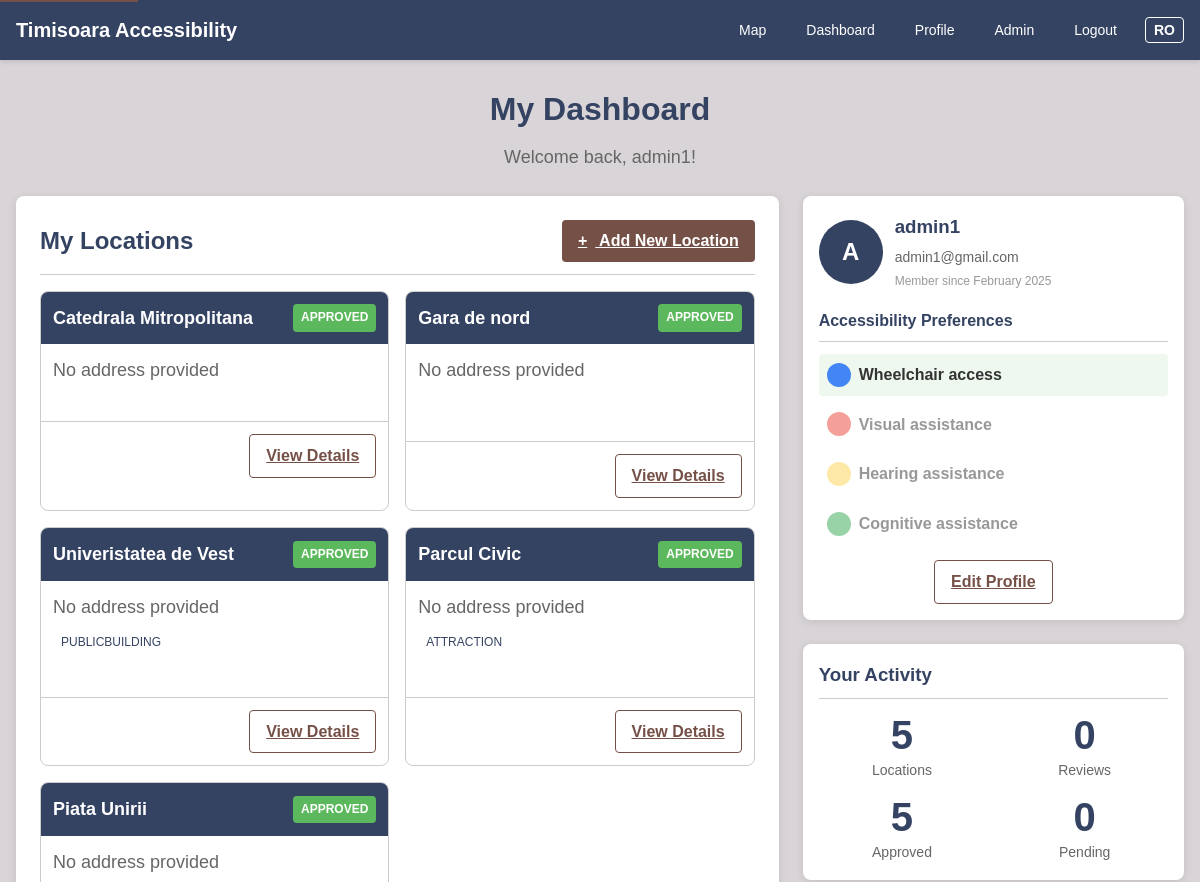
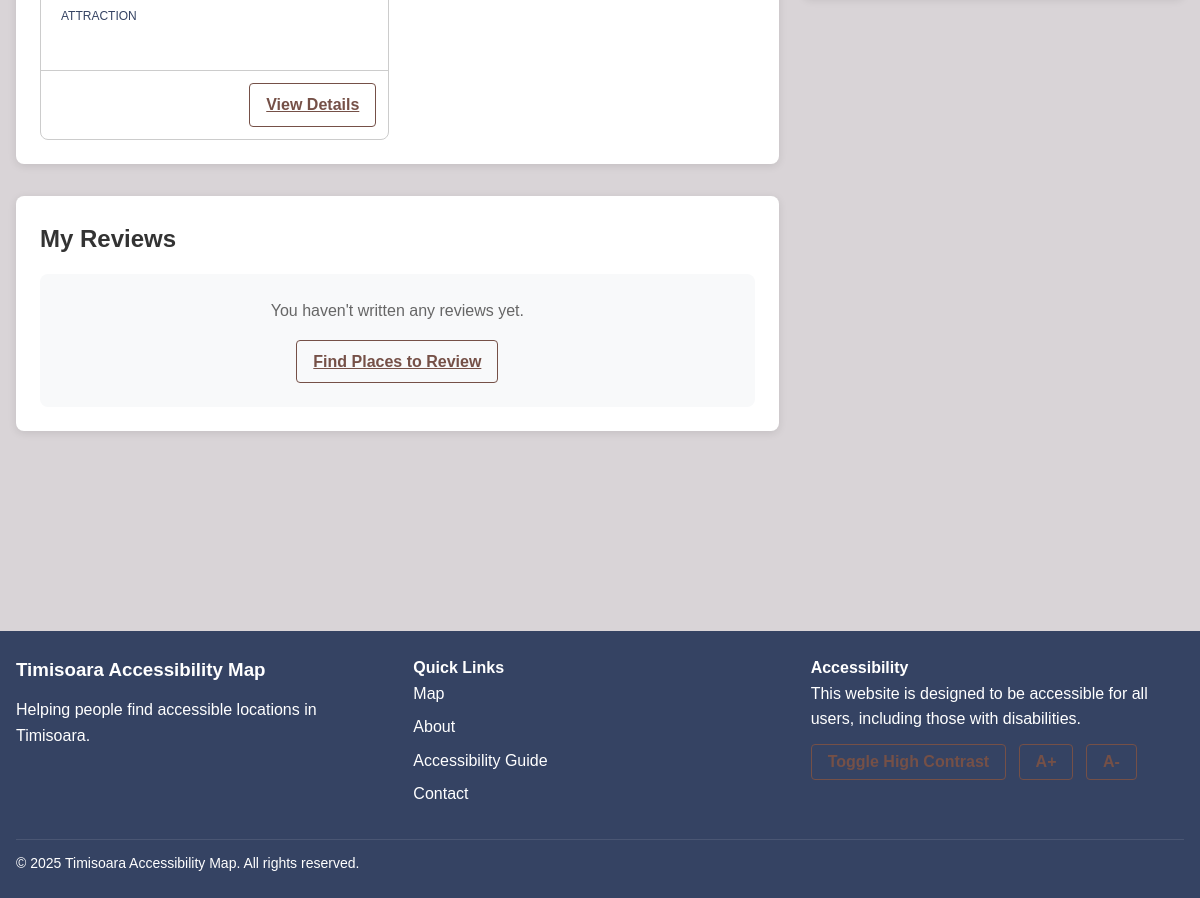
The page /dashboard (signed in) on the database its author committed (2 pictures, top to bottom).
### app/models.py (models this page shows, shortened)
class User(UserMixin, db.Model):
    id = db.Column(db.Integer, primary_key=True)
    username = db.Column(db.String(64), unique=True, nullable=False, index=True)
    email = db.Column(db.String(120), unique=True, nullable=False, index=True)
    password_hash = db.Column(db.String(128), nullable=False)
    is_admin = db.Column(db.Boolean, default=False)
    joined_at = db.Column(db.DateTime, default=datetime.utcnow)
    is_active = db.Column(db.Boolean, default=True)
    needs_wheelchair = db.Column(db.Boolean, default=False)
    needs_visual_assistance = db.Column(db.Boolean, default=False)
    needs_hearing_assistance = db.Column(db.Boolean, default=False)
    needs_cognitive_assistance = db.Column(db.Boolean, default=False)
    preferred_language = db.Column(db.String(2), default='ro')  # 'ro' or 'en'
    locations = db.relationship('Location', backref='author', lazy='dynamic')
    reviews = db.relationship('Review', backref='author', lazy='dynamic')

class Location(db.Model):
    id = db.Column(db.Integer, primary_key=True)
    name = db.Column(db.String(100), nullable=False)
    description = db.Column(db.Text)
    lat = db.Column(db.Float, nullable=False)
    lng = db.Column(db.Float, nullable=False)
    address = db.Column(db.String(200))
    has_ramp = db.Column(db.Boolean, default=False)
    has_accessible_wc = db.Column(db.Boolean, default=False)
    has_accessible_parking = db.Column(db.Boolean, default=False)
    has_accessible_entrance = db.Column(db.Boolean, default=False)
    has_braille = db.Column(db.Boolean, default=False)
    has_audio_guidance = db.Column(db.Boolean, default=False)
    has_staff_assistance = db.Column(db.Boolean, default=False)
    is_approved = db.Column(db.Boolean, default=False)
    created_at = db.Column(db.DateTime, default=datetime.utcnow)
    updated_at = db.Column(db.DateTime, default=datetime.utcnow, onupdate=datetime.utcnow)
    user_id = db.Column(db.Integer, db.ForeignKey('user.id'), nullable=False)
    location_type = db.Column(db.String(50))  # restaurant, museum, public building, etc.
    photos = db.relationship('Photo', backref='location', lazy='dynamic', cascade='all, delete-orphan')
    reviews = db.relationship('Review', backref='location', lazy='dynamic', cascade='all, delete-orphan')

### app/routes/main.py (the view)
@main.route('/dashboard')
@login_required
def dashboard():
    user_locations = Location.query.filter_by(user_id=current_user.id).order_by(Location.created_at.desc()).all()
    user_reviews = Review.query.filter_by(user_id=current_user.id).order_by(Review.created_at.desc()).all()
    current_year = datetime.now().year
    return render_template('user/dashboard.html', title=_('My Dashboard'),
                           locations=user_locations, reviews=user_reviews, current_year=current_year)

### app/models.py (called while the page is built)
@login_manager.user_loader
def load_user(id):
    return User.query.get(int(id))

### app/templates/user/dashboard.html (shortened to what this page needs)
{% extends 'base.html' %}
{% block content %}
<div class="content-container">
    <div class="dashboard-header">
        <h1>{{ _('My Dashboard') }}</h1>
        <p class="welcome-message">{{ _('Welcome back, ') }}{{ current_user.username }}!</p>
    </div>
    <div class="dashboard-content">
        <div class="dashboard-main">
            <div class="dashboard-section">
                <div class="section-header">
                    <h2>{{ _('My Locations') }}</h2>
                    <a href="{{ url_for('main.submit_location') }}" class="btn primary">
                        <span class="add-icon"></span>
                        {{ _('Add New Location') }}
                    </a>
                </div>
                {% if locations %}
                    <div class="locations-grid">
                        {% for location in locations %}
                            <div class="location-card">
                                <div class="location-card-header">
                                    <h3>{{ location.name }}</h3>
                                    {% if not location.is_approved %}
                                        <span class="status-badge pending">{{ _('Pending') }}</span>
                                    {% else %}
                                        <span class="status-badge approved">{{ _('Approved') }}</span>
                                    {% endif %}
                                </div>
                                <div class="location-card-content">
                                    <p class="location-address">{{ location.address or _('No address provided') }}</p>
                                    <p class="location-type">{{ location.location_type|capitalize }}</p>
                                    <div class="location-features">
                                        {% if location.has_ramp %}
                                            <span class="feature-icon wheelchair" title="{{ _('Wheelchair accessible') }}"></span>
                                        {% endif %}
                                        {% if location.has_accessible_wc %}
                                            <span class="feature-icon wc" title="{{ _('Accessible toilet') }}"></span>
                                        {% endif %}
                                        {% if location.has_braille %}
                                            <span class="feature-icon braille" title="{{ _('Braille available') }}"></span>
                                        {% endif %}
                                    </div>
                                </div>
                                <div class="location-card-footer">
                                    <a href="{{ url_for('main.location_details', location_id=location.id) }}" class="btn secondary">{{ _('View Details') }}</a>
                                </div>
                            </div>
                        {% endfor %}
                    </div>
                {% else %}
                    <div class="empty-state">
                        <p>{{ _('You haven\'t added any locations yet.') }}</p>
                        <a href="{{ url_for('main.submit_location') }}" class="btn primary">{{ _('Add Your First Location') }}</a>
                    </div>
                {% endif %}
            </div>
            <div class="dashboard-section">
                <h2>{{ _('My Reviews') }}</h2>
                {% if reviews %}
                    <div class="reviews-list">
                        {% for review in reviews %}
                            <div class="review-card">
                                <div class="review-card-header">
                                    <h3>{{ review.location.name }}</h3>
                                    <div class="review-rating">
                                        {% for i in range(5) %}
                                            {% if i < review.rating %}
                                                <span class="star filled">★</span>
                                            {% else %}
                                                <span class="star">☆</span>
                                            {% endif %}
                                        {% endfor %}
                                    </div>
                                </div>
                                <div class="review-card-content">
                                    <p class="review-date">{{ review.created_at.strftime('%d %b %Y') }}</p>
                                    <p class="review-text">{{ review.content }}</p>
                                </div>
                                <div class="review-card-footer">
                                    <a href="{{ url_for('main.location_details', location_id=review.location_id) }}" class="btn text">{{ _('View Location') }}</a>
                                </div>
                            </div>
                        {% endfor %}
                    </div>
                {% else %}
                    <div class="empty-state">
                        <p>{{ _('You haven\'t written any reviews yet.') }}</p>
                        <a href="{{ url_for('main.index') }}" class="btn secondary">{{ _('Find Places to Review') }}</a>
                    </div>
                {% endif %}
            </div>
        </div>
        <div class="dashboard-sidebar">
            <div class="user-profile-card">
                <div class="user-info">
                    <div class="user-avatar">
                        {{ current_user.username[0].upper() }}
                    </div>
                    <div class="user-details">
                        <h3>{{ current_user.username }}</h3>
                        <p class="user-email">{{ current_user.email }}</p>
                        <p class="join-date">{{ _('Member since') }} {{ current_user.joined_at.strftime('%B %Y') }}</p>
                    </div>
                </div>
                <div class="user-preferences">
                    <h4>{{ _('Accessibility Preferences') }}</h4>
                    <ul class="preferences-list">
                        <li class="{{ 'active' if current_user.needs_wheelchair else '' }}">
                            <span class="preference-icon wheelchair"></span>
                            <span class="preference-name">{{ _('Wheelchair access') }}</span>
                        </li>
                        <li class="{{ 'active' if current_user.needs_visual_assistance else '' }}">
                            <span class="preference-icon visual"></span>
                            <span class="preference-name">{{ _('Visual assistance') }}</span>
                        </li>
                        <li class="{{ 'active' if current_user.needs_hearing_assistance else '' }}">
                            <span class="preference-icon hearing"></span>
                            <span class="preference-name">{{ _('Hearing assistance') }}</span>
                        </li>
                        <li class="{{ 'active' if current_user.needs_cognitive_assistance else '' }}">
                            <span class="preference-icon cognitive"></span>
                            <span class="preference-name">{{ _('Cognitive assistance') }}</span>
                        </li>
                    </ul>
                </div>
                <div class="user-actions">
                    <a href="{{ url_for('main.profile') }}" class="btn secondary">{{ _('Edit Profile') }}</a>
                </div>
            </div>
            <div class="stats-card">
                <h3>{{ _('Your Activity') }}</h3>
                <div class="stats-grid">
                    <div class="stat-item">
                        <div class="stat-value">{{ locations|length }}</div>
                        <div class="stat-label">{{ _('Locations') }}</div>
                    </div>
                    <div class="stat-item">
                        <div class="stat-value">{{ reviews|length }}</div>
                        <div class="stat-label">{{ _('Reviews') }}</div>
                    </div>
                    <div class="stat-item">
                        <div class="stat-value">{{ locations|selectattr('is_approved', 'equalto', true)|list|length }}</div>
                        <div class="stat-label">{{ _('Approved') }}</div>
                    </div>
                    <div class="stat-item">
                        <div class="stat-value">{{ locations|selectattr('is_approved', 'equalto', false)|list|length }}</div>
                        <div class="stat-label">{{ _('Pending') }}</div>
                    </div>
                </div>
            </div>
        </div>
    </div>
</div>
{% endblock %}

### rows shown on the page
User: username "admin1", username "A", email "admin1@gmail.com", joined_at "February 2025"
Location: name "Catedrala Mitropolitana", address "No address provided"
Location: name "Gara de nord", address "No address provided"
Location: name "Univeristatea de Vest", address "No address provided", location_type "PUBLICBUILDING"
Location: name "Parcul Civic", address "No address provided", location_type "ATTRACTION"
Location: name "Piata Unirii", address "No address provided", location_type "ATTRACTION"

### other values the page prints
{{ locations|length }} "5"
{{ reviews|length }} "0"
{{ locations|selectattr('is_approved', 'equalto', true)|list|length }} "5"
{{ locations|selectattr('is_approved', 'equalto', false)|list|length }} "0"
